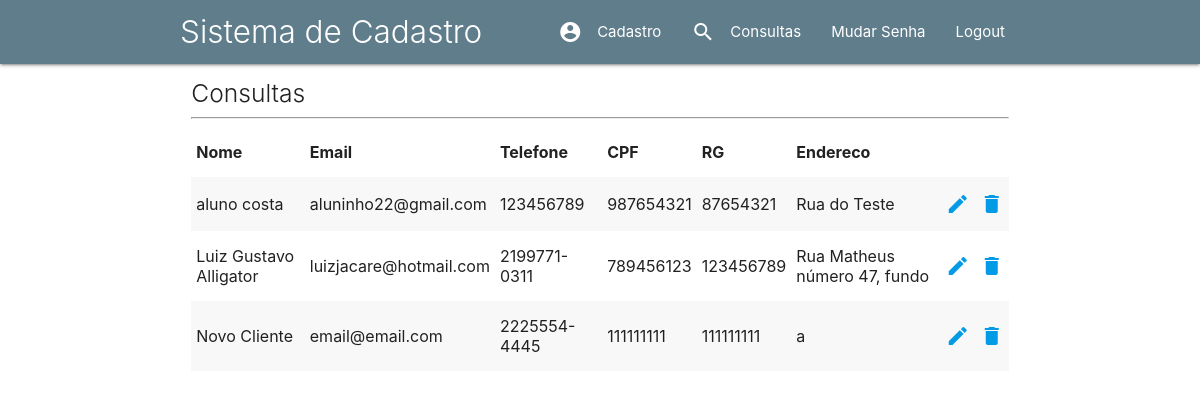
/consultas.php, run on the app's committed database.
### tables this page shows
CREATE TABLE `tb_clientes` (
  `id` int(11) NOT NULL,
  `nome` varchar(40) NOT NULL,
  `email` varchar(50) DEFAULT NULL,
  `telefone` varchar(15) NOT NULL,
  `CPF` int(20) NOT NULL,
  `RG` int(14) NOT NULL,
  `ENDERECO` varchar(50) NOT NULL
);

### bancodedados/read.php (the view)
<?php
include_once 'conexao.php';
$querySelect = $link->query("select * from tb_clientes");
while($registros = $querySelect->fetch_assoc()):
	$id = $registros['id'];
	$nome = $registros['nome'];
	$email = $registros['email'];
	$telefone = $registros['telefone'];
	$CPF = $registros['CPF'];
	$RG = $registros['RG'];
	$ENDERECO = $registros['ENDERECO'];
	echo "<tr>";
	echo "<td>$nome</td>
	<td>$email</td>
	<td>$telefone</td>
	<td>$CPF</td>
	<td>$RG</td>
	<td>$ENDERECO</td>
	<td><a href='editar.php?id=$id'>
	<i class='material-icons'>edit</i></a></td>
	 <td><a href='bancodedados/del.php?id=$id'><i class='material-icons'>delete</td>";
	echo "</tr>";
endwhile;

### includes/header.inc.php (shortened to what this page needs)
<html>
<head>
 	<link rel="stylesheet" href="materialize/css/materialize.min.css">
</head>
<body>

### includes/menu.inc.php (shortened to what this page needs)
<nav class="blue-grey">
	<div class="nav-wrapper container">
		<div class="brand-logo light">Sistema de Cadastro</div>
		<ul class="right">
				<?php if($_SESSION['tipo']==0 or $_SESSION['tipo']==1){?>
					<li><a href="index.php"><i class="material-icons left">account_circle</i>Cadastro</a></li>
					<li><a href="consultas.php"><i class="material-icons left">search</i>Consultas</a></li><?php } ?>
					<li><a href="change-password.php">Mudar Senha</a></li>
					<li><a href="logout.php">Logout</a></li>
				</ul>
			</div>
		</nav>

### consultas.php (shortened to what this page needs)
<?php session_start();
 include_once  'includes/header.inc.php'; ?>
<?php include_once  'includes/menu.inc.php' ;
?>
<div class="row container">
	<div class="col s12">
		<h5 class="light">Consultas</h5><hr>
		<table class="striped">
			<thead>
				<tr>
					<th>Nome</th>
					<th>Email</th>
					<th>Telefone</th>
					<th>CPF</th>
					<th>RG</th>
					<th>Endereco</th>
				</tr>
			</thead>
			<tbody>
				<?php
				include_once 'bancodedados/read.php';
				?>
			</tbody>
		</table>
	</div>
</div>
<?php include_once  'includes/footer.inc.php' ?>

### includes/footer.inc.php (shortened to what this page needs)
</body>
</html>

### data on the page
tb_clientes: nome "aluno costa", email "aluninho22@gmail.com", telefone "123456789", CPF "987654321", RG "87654321", ENDERECO "Rua do Teste"
tb_clientes: nome "Luiz Gustavo Alligator", email "luizjacare@hotmail.com", telefone "2199771-0311", CPF "789456123", RG "123456789", ENDERECO "Rua Matheus número 47, fundo"
tb_clientes: nome "Novo Cliente", email "email@email.com", telefone "2225554-4445", CPF "111111111", RG "111111111", ENDERECO "a"
